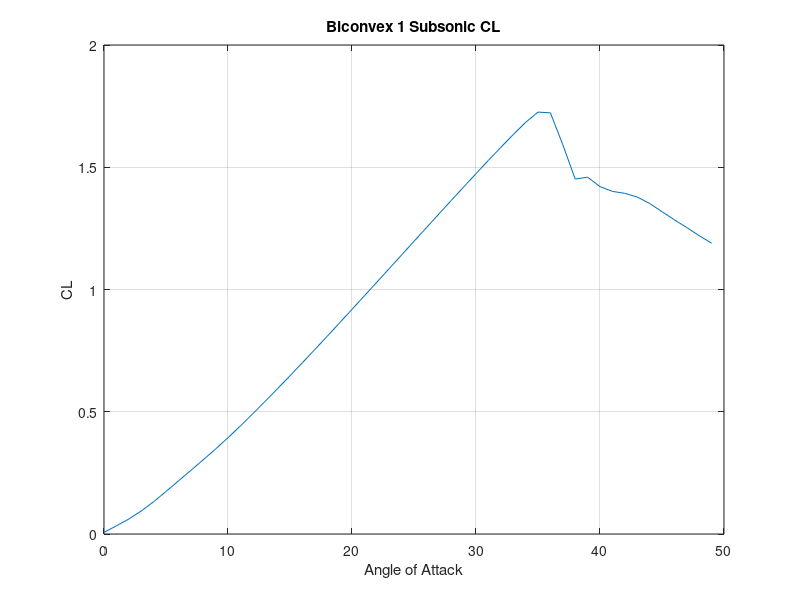
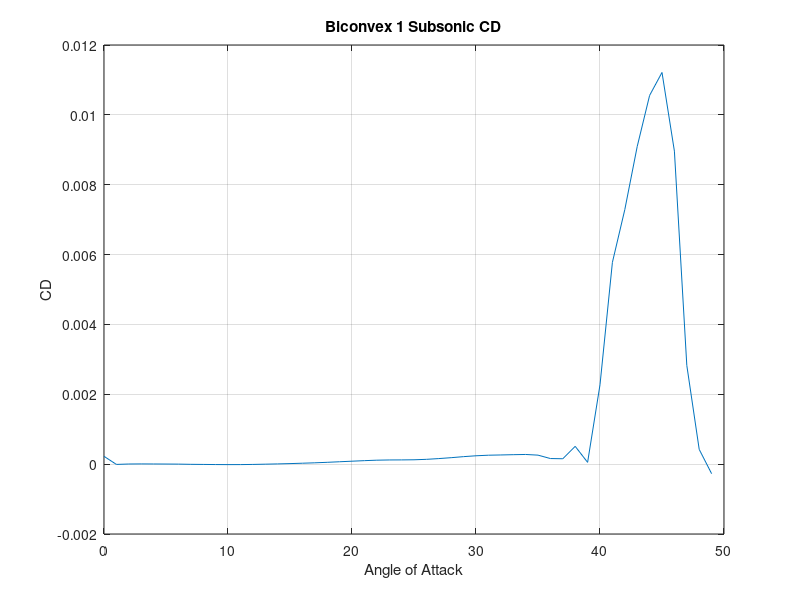
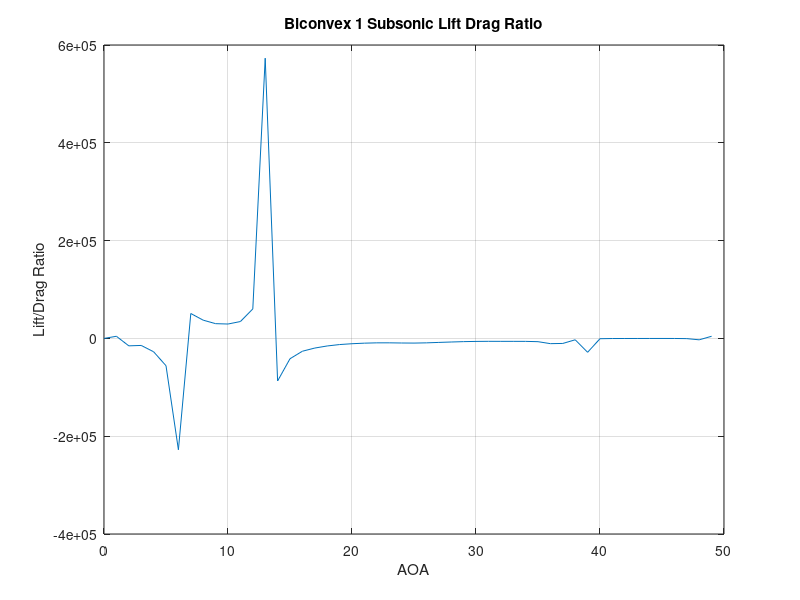
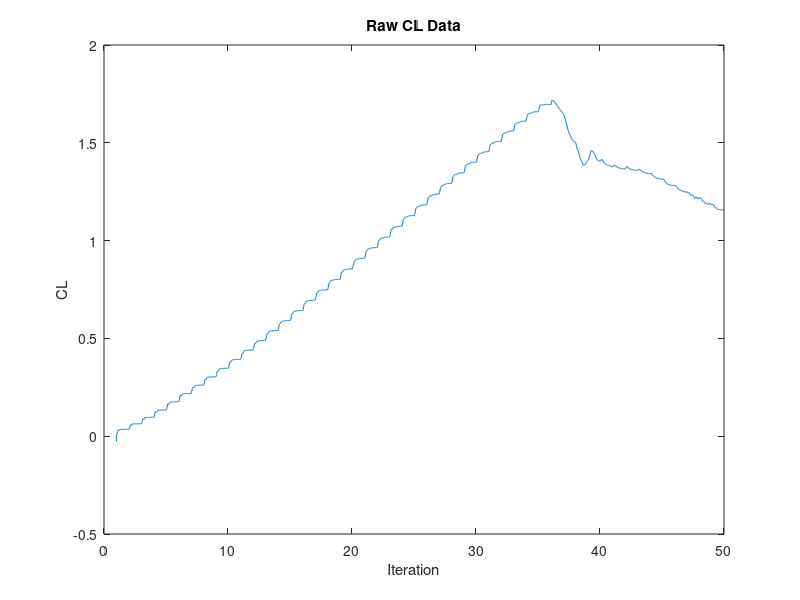

Here is the MATLAB script that generated these plots, in order:
% AEE480 Varda Project
% Alex Edson
% CFD Data Extract code

clear,clc, close all
%% Import Data
CL = importdata('no_nacellesCL.csv');
CD = importdata('no_nacellesCD.csv');
CLpre = CL.data(:,2);
CLtime = CL.data(:,1);
CDpre = CD.data(:,2);
CDtime = CD.data(:,1);

%% Process Data
%Data was obtained by changing angle of attack by transient time in the
%CFD software. Therefore we need to take an average at every change.
totalCL = 0;
totalCD = 0;
count = 1;
for i = 1:50
   for j = count:count+50
      totalCL = totalCL + CLpre(j);
      totalCD = totalCD + CDpre(j);
   end
   avgCL = totalCL./50;
   avgCD = totalCD./50;
   totalCL = 0;
   totalCD = 0;
   CLpost(i) = avgCL;
   CDpost(i) = avgCD;
   count = count + 50;
   if count == 2451
       count = 2450;
   end
   
end
ClCd = CLpost./-CDpost;

%% Plot Data
AOA = 0:length(CLpost)-1;

figure(1)
plot(AOA,CLpost)
xlabel('Angle of Attack')
ylabel('CL')
title('Biconvex 1 Subsonic CL')
grid on

figure(2)
plot(AOA,CDpost)
xlabel('Angle of Attack')
ylabel('CD')
title('Biconvex 1 Subsonic CD')
grid on

figure(3)
plot(AOA,ClCd)
xlabel('AOA')
ylabel('Lift/Drag Ratio')
title('Biconvex 1 Subsonic Lift Drag Ratio')
grid on

figure(4)
plot(CLtime,CLpre)
xlabel('Iteration')
ylabel('CL')
title('Raw CL Data')

figure(5)
plot(CDtime,CDpre)
xlabel('Iteration')
ylabel('CD')
title('Raw CD Data')

%% Output useful data file
%Note initial model is symmetric about its centroid top plane and therefore
%we can simply invert the data for the negative angles of attack

CLoutput = [ (flipud(-AOA')) (flipud(-CLpost')) ; (AOA(2:end)') (CLpost(2:end)')];
CDoutput = [ (flipud(-AOA')) (flipud(-CDpost')) ; (AOA(2:end)') (CDpost(2:end)')];

save('CL_no_nacelles.mat','CLoutput')
save('CD_no_nacelles.mat','CDoutput')
% csvwrite('CLoutput.csv',CLoutput);
% csvwrite('CDoutput.csv',CDoutput);



